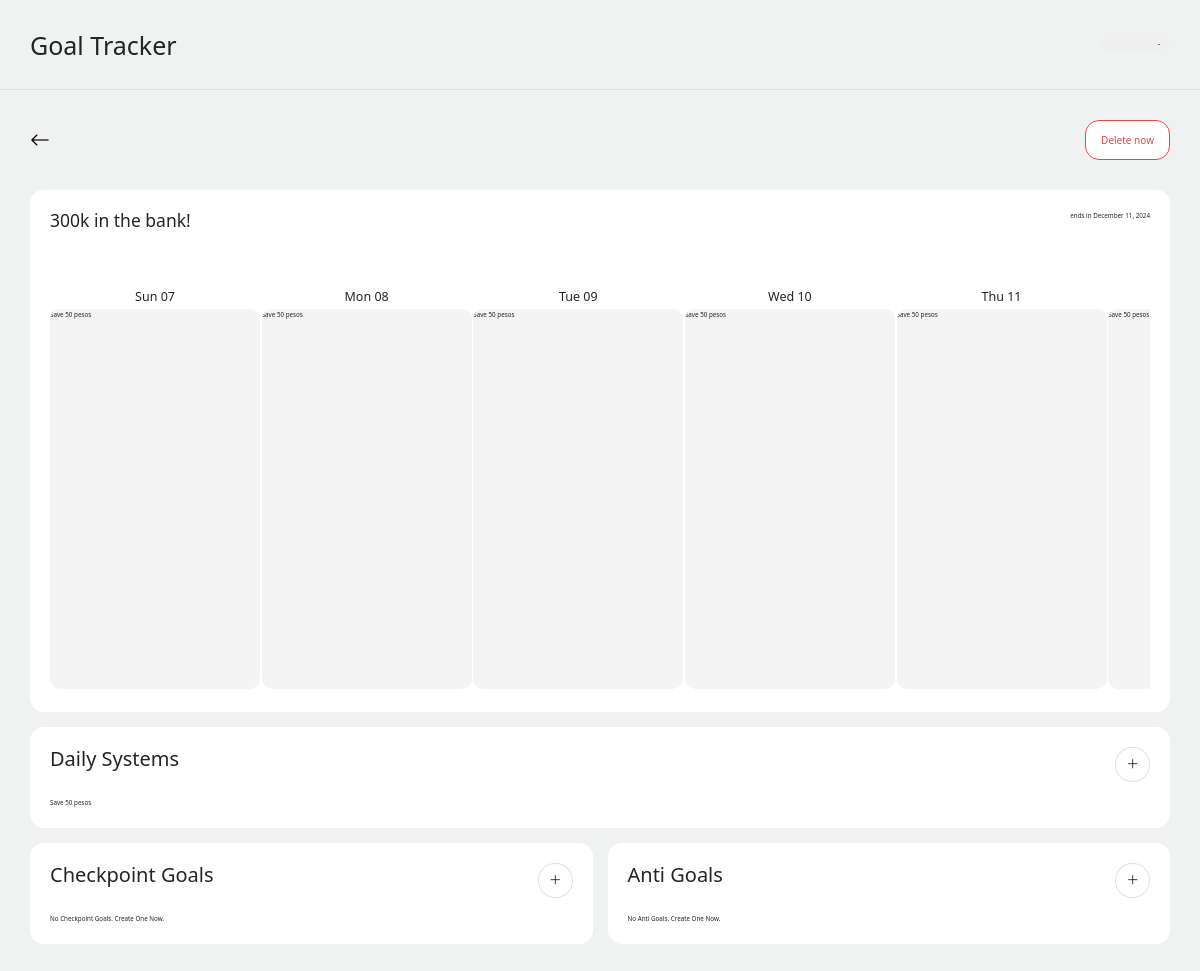
Page /big-goal/300k in the bank! (signed in) on the committed database.
### goals_tracker/models.py (models this page shows, shortened)
class BaseModel(models.Model):
    title = models.CharField(max_length=300)
    description = models.TextField(blank=True)
    class Meta:
        abstract = True

class BigGoal(BaseModel):
    user = models.ForeignKey(User, on_delete=models.CASCADE)
    start = models.DateField(default=date.today)
    deadline = models.DateField()
    def serialize(self):
        return {
            "id": self.id,
            "user": self.user.username,
            "title": self.title,
            "description": self.description,
            "start": self.start.strftime("%Y-%m-%d"),
            "deadline": self.deadline.strftime("%Y-%m-%d"),
        }

class DailySystem(models.Model):
    big_goal = models.ForeignKey(BigGoal, on_delete=models.CASCADE)
    action = models.CharField(max_length=300)
    def serialize(self):
        return {
            "id": self.id,
            "big_goal": self.big_goal.title,
            "action": self.action,
        }

### goals_tracker/views.py (the view)
# urls.py: path("big-goal/<str:title>", views.big_goal, name="big_goal"),
def big_goal(request, title):
   if request.method == "GET":
      big_goal_page = big_goal_data(request, title)
      return render(request, "goals_tracker/big_goal_page.html", big_goal_page)

### goals_tracker/templates/goals_tracker/big_goal_page.html (shortened to what this page needs)
{% extends "goals_tracker/layout.html" %}  {% block body %}
<main class="py-5" id="big-goal-page">
  <div class="d-flex justify-content-between mb-5">
    <div class="align-self-center">
      <a href="{% url 'goals_tracker:index' %}">
        <button class="border-0 bg-transparent fs-2">
          <i class="bi bi-arrow-left"></i>
        </button>
      </a>
    </div>
    <div>
      <button id="delete-now-btn" class="delete-now-btn box-radius">Delete now</button>
    </div>
  </div>
  <div class="">
    <section class="big-goal-section box-radius">
      <div class="d-flex justify-content-between">
        <h3 class="fw-normal">{{ big_goal.title }}</h3>
        <span>ends in {{ timeline.deadline }}</span>
      </div>
      <div>
        <div class="mt-5">
          <div class="timeline" id="timeline">
            {% for date in timeline.all_dates %}
            <div class="timeline-item">
              <div class="timeline-item--head">
                <h5 class="text-center">
                  {% if date|length >= 8 %}
                    {{ date|slice:"3:" }}
                  {% else %}
                    {{ date }}
                  {% endif %}
                </h5>
              </div>
              <div class="timeline-item--body">
                {% for system in daily_systems %}
                  <div>{{ system.action }}</div>
                {% endfor %}
              </div>
            </div>
            {% endfor %}
          </div>
        </div>
      </div>
    </section>
    <section class="daily-systems-section box-radius mt-4">
      <div class="d-flex justify-content-between mb-4">
        <h2>Daily Systems</h2>
        <button
          class="border bg-transparent py-2 px-3 fs-5 rounded-circle"
          id="open-daily-system-modal"
        >
          <i class="bi bi-plus-lg"></i>
        </button>
      </div>
      <div class="d-flex flex-wrap gap-4">
        {% for system in daily_systems %}
        <div class="daily-action-box">{{ system.action }}</div>
        {% empty %}
        <div>No Daily Systems. Create One Now.</div>
        {% endfor %}
      </div>
    </section>
  </div>
  <div class="row g-0 gap-4 mt-4">
    <section class="col-md checkpoint-goals-section box-radius">
      <div class="d-flex justify-content-between mb-4">
        <h2>Checkpoint Goals</h2>
        <button
          class="border bg-transparent py-2 px-3 fs-5 rounded-circle"
          id="open-checkpoint-goal-modal"
        >
          <i class="bi bi-plus-lg"></i>
        </button>
      </div>
      {% for cp_goal in checkpoint_goals %}
      <div>
        <p>{{ cp_goal.title }}</p>
        <p>{{ cp_goal.description }}</p>
        <p>{{ cp_goal.date }}</p>
      </div>
      {% empty %}
      <div>No Checkpoint Goals. Create One Now.</div>
      {% endfor %}
    </section>
    <section class="col-md anti-goals-section box-radius">
      <div class="d-flex justify-content-between mb-4">
        <h2>Anti Goals</h2>
        <button
          class="border bg-transparent py-2 px-3 fs-5 rounded-circle"
          id="open-anti-goal-modal"
        >
          <i class="bi bi-plus-lg"></i>
        </button>
      </div>
      {% for xgoal in anti_goals %}
      <div>{{ xgoal.description }}</div>
      {% empty %}
      <div>No Anti Goals. Create One Now.</div>
      {% endfor %}
    </section>
  </div>
</main>
{% endblock %}

### goals_tracker/templates/goals_tracker/layout.html (shortened to what this page needs)
{% load static %}
<!DOCTYPE html>
<html lang="en">
  <head>
    <link
      href="https://cdn.jsdelivr.net/npm/bootstrap@5.3.2/dist/css/bootstrap.min.css"
      rel="stylesheet"
    />
    <link
      rel="stylesheet"
      href="https://cdn.jsdelivr.net/npm/bootstrap-icons@1.11.3/font/bootstrap-icons.min.css"
    />
    <link href="{% static 'goals_tracker/styles.css' %}" rel="stylesheet" />
  </head>
  <body>
    {% block header %}
    <header class="header d-flex align-items-center border-bottom">
      <div class="container-xl px-4 px-xl-0">
        <div class="d-flex justify-content-between">
          <div class="align-self-center">
            <p class="display-6 m-0">Goal Tracker</p>
          </div>
          <div class="align-self-center">
            <div class="btn-group">
              <button type="button" class="dropdown-toggle box-radius profile-btn" data-bs-toggle="dropdown" aria-expanded="false">
              </button>
            </div>
          </div>
        </div>
      </div>
    </header>
    {% endblock %}
    <div class="container-xl px-4 px-xl-0">
       {% block body %} {% endblock %}
    </div>
  </body>
</html>

### goals_tracker/static/goals_tracker/styles.css (style rules this page uses)
:root { --body-bg: #f0f1f1; --white-bg: #ffffff; --dark-bg: rgb(36, 37, 41); --gray-bg: rgb(243, 245, 248); }
* { margin: 0; padding: 0; box-sizing: border-box; }
body, html { font-size: 62.5%; line-height: 1.8; background-color: var(--body-bg); }
.box-radius { border-radius: 1.4rem; }
.header { height: 90px; }
.profile-btn { display: flex; align-items: center; border: 0; padding: .5rem 1rem; }
.delete-now-btn { background-color: var(--white-bg); border: 1px solid rgb(230, 71, 71); color: rgb(230, 71, 71); padding: 1rem 1.5rem; font-size: 1rem; }
.big-goal-section, .daily-systems-section, .checkpoint-goals-section, .anti-goals-section { padding: 2rem; background-color: var(--white-bg); }
.timeline { background-color: transparent; overflow: scroll; white-space: nowrap; }
.timeline-item { display: inline-block; }
.timeline-item--body { width: 21rem; height: 38rem; background-color: #f4f4f4; border-radius: 1rem; overflow: scroll; }

### rows in the picture
BigGoal: title "300k in the bank!", deadline "December 11, 2024"
DailySystem: action "Save 50 pesos" "Save 50 pesos" "Save 50 pesos" "Save 50 pesos" "Save 50 pesos" "Save 50 pesos", action "Save 50 pesos"

### other values in the picture
{{ date }} "Sun 07" "Mon 08" "Tue 09" "Wed 10" "Thu 11"
